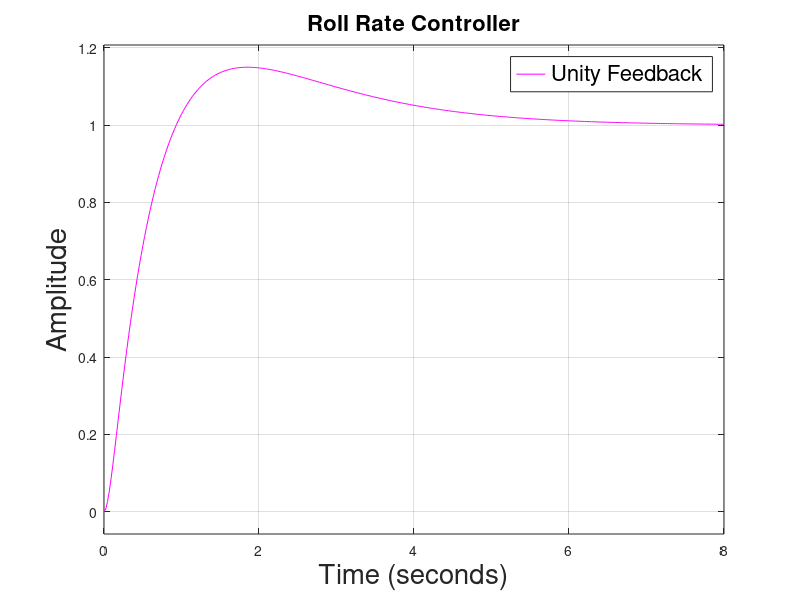
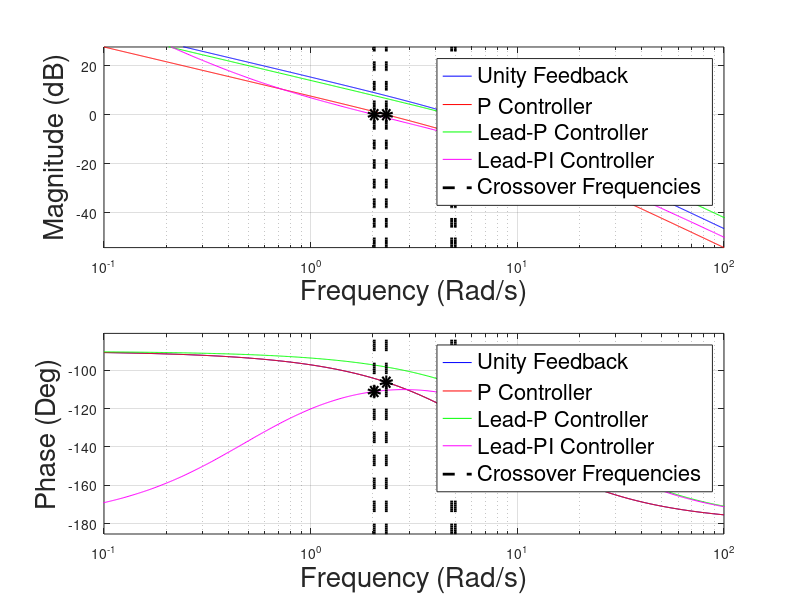
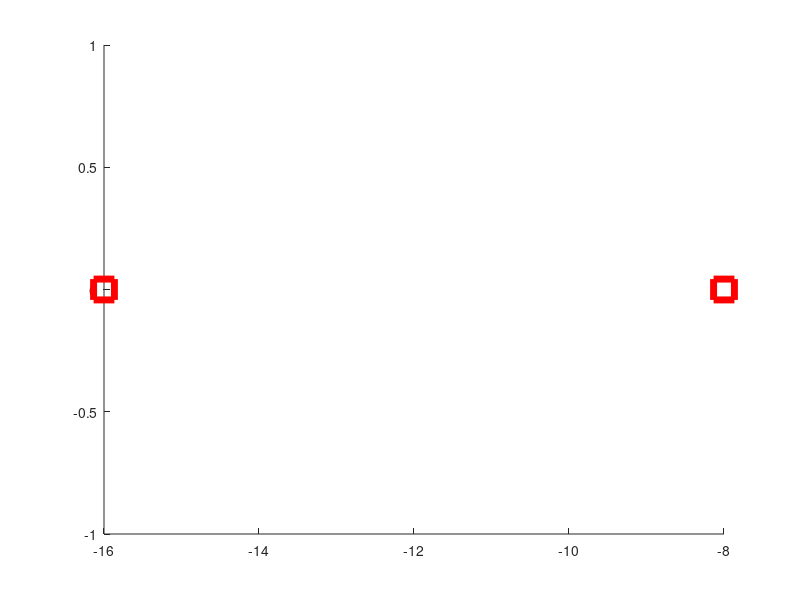

Write the MATLAB code that produced these figures, in order. (Note: this script raises an error after producing the figures.)
s = tf('s');

%% Define System Parameters
Izz = 0.170197;
Ixx = 0.025028;
Iyy = 0.16926;

m = 3.352;
g = 9.81;

motor_timing_constant = 0.125;

%% Roll
roll_rate_tf        = (1/(motor_timing_constant*Iyy))/(s*(s + (1/motor_timing_constant)))

roll_rate_controller_tf    = 0.40935;
roll_rate_controller1_tf   = 1.7 * (s + 8) / (s + 16)
roll_rate_controller2_tf   = 0.67294 * (s + 8) * (s + 0.5) / (s * (s + 16))


transfer_function    = roll_rate_controller_tf*roll_rate_tf;
transfer_function1   = roll_rate_controller1_tf*roll_rate_tf;
transfer_function2   = roll_rate_controller2_tf*roll_rate_tf;


%% Plot Step Responses
figure;
hold on;

step(feedback(roll_rate_tf, 1), 'b')
step(feedback(transfer_function, 1), 'r')
step(feedback(transfer_function1, 1), 'g')
step(feedback(transfer_function2, 1), 'm' )

xlabel('Time (seconds)', 'FontSize', 20)
ylabel('Amplitude', 'FontSize', 20)
legend({'Unity Feedback', 'P Controller', 'Lead-P Controller', 'Lead-PI Controller'}, 'FontSize', 16);
title('Roll Rate Controller', 'FontSize', 16)
grid on;

hold off;

figure;
%% Plot Bode Plot, Highlighting the crossover poles
[mag, phase, wout]    = bode(roll_rate_tf);
[Gm,Pm,Wgm,Wpm]       = margin(roll_rate_tf);

[mag1, phase1, wout1]  = bode(transfer_function);
[Gm1,Pm1,Wgm1,Wpm1]     = margin(transfer_function);

[mag2, phase2, wout2]  = bode(transfer_function1);
[Gm2,Pm2,Wgm2,Wpm2]    = margin(transfer_function1);

[mag3, phase3, wout3]  = bode(transfer_function2);
[Gm3,Pm3,Wgm3,Wpm3]    = margin(transfer_function2);

xl = [max([wout(1) wout1(1) wout2(1) wout3(1)]) min([wout(end) wout1(end) wout2(end) wout3(end)])];

subplot(2, 1, 1)
semilogx(wout, 20*log10(squeeze(mag)), 'b', wout1, 20*log10(squeeze(mag1)), 'r', wout2, 20*log10(squeeze(mag2)), 'g', wout3, 20*log10(squeeze(mag3)), 'm')
hold on;
grid on;

plot(zeros(2001, 1)+Wpm, -1000:1000, 'k--', 'LineWidth', 2); %Mark Plot cross over point
plot(zeros(2001, 1)+Wpm1, -1000:1000, 'k--', 'LineWidth', 2); %Mark Plot cross over point
plot(zeros(2001, 1)+Wpm2, -1000:1000, 'k--', 'LineWidth', 2); %Mark Plot cross over point
plot(zeros(2001, 1)+Wpm3, -1000:1000, 'k--', 'LineWidth', 2); %Mark Plot cross over point
plot(Wpm3, 0, 'ko', 'Markersize', 5, 'LineWidth', 5); %Mark Plot cross over point
plot(Wpm2, 0, 'ko', 'Markersize', 5, 'LineWidth', 5); %Mark Plot cross over point
plot(Wpm1, 0, 'ko', 'Markersize', 5, 'LineWidth', 5); %Mark Plot cross over point
plot(Wpm, 0, 'ko', 'Markersize', 5, 'LineWidth', 5); %Mark Plot cross over point

xlim(xl)
ylim([min(20*log10(squeeze(mag1))) max(20*log10(squeeze(mag1)))])
xlabel('Frequency (Rad/s)', 'FontSize', 20);
ylabel('Magnitude (dB)', 'FontSize', 20);
% title('Closed Roll Rate Loop Bode - Gain Plot', 'FontSize', 20)
legend({'Unity Feedback', 'P Controller', 'Lead-P Controller', 'Lead-PI Controller', 'Crossover Frequencies'}, 'FontSize', 16)
hold off;



subplot(2, 1, 2)
semilogx(wout, squeeze(phase), 'b', wout1, squeeze(phase1), 'r', wout2, squeeze(phase2), 'g', wout3, squeeze(phase3), 'm')
hold on;
grid on;

plot(zeros(2001, 1)+Wpm, -1000:1000, 'k--', 'LineWidth', 2); %Mark Plot cross over point
plot(zeros(2001, 1)+Wpm1, -1000:1000, 'k--', 'LineWidth', 2); %Mark Plot cross over point
plot(zeros(2001, 1)+Wpm2, -1000:1000, 'k--', 'LineWidth', 2); %Mark Plot cross over point
plot(zeros(2001, 1)+Wpm3, -1000:1000, 'k--', 'LineWidth', 2); %Mark Plot cross over point
plot(Wpm3, Pm3-180, 'ko', 'Markersize', 5, 'LineWidth', 5); %Mark Plot cross over point
plot(Wpm2, Pm2-180, 'ko', 'Markersize', 5, 'LineWidth', 5); %Mark Plot cross over point
plot(Wpm1, Pm1-180, 'ko', 'Markersize', 5, 'LineWidth', 5); %Mark Plot cross over point
plot(Wpm, Pm-180, 'ko', 'Markersize', 5, 'LineWidth', 5); %Mark Plot cross over point

xlim(xl)
ylim([min(phase)-10 max(phase)+10])
xlabel('Frequency (Rad/s)', 'FontSize', 20);
ylabel('Phase (Deg)', 'FontSize', 20);
% title('Closed Roll Rate Loop Bode - Phase Plot', 'FontSize', 20)
legend({'Unity Feedback', 'P Controller', 'Lead-P Controller', 'Lead-PI Controller', 'Crossover Frequencies'}, 'FontSize', 16)
hold off;

%% Plot Root Locus and highlight the closed loop poles
figure;
% subplot(1,2,1)
hold on;
                 
%Plot position of closed loop poles
cl_pole = rlocus(transfer_function1, 1)     ;      
plot(real(cl_pole(1:2)),imag(cl_pole(1:2)),'rs','Markersize',15, 'LineWidth', 5)

%Plot position of open loop poles
ol_pole = rlocus(transfer_function1, 0)      ;    
plot(real(ol_pole),imag(ol_pole),'bx','Markersize',15, 'LineWidth', 3)

%Plot position of open loop zeros
[pole, zero] = pzmap(feedback(transfer_function1, 1))  ; 
plot(real(zero),imag(zero),'go','Markersize',10, 'LineWidth', 3)

%Plot Open loop root locus
rlocus(transfer_function1, 'c')   

% title('Root Locus', 'FontSize', 20)
title('')
xlabel('Imaginary Axis', 'FontSize', 20);
ylabel('Real Axis', 'FontSize', 20);
legend({'Closed Loop Poles', 'Open Loop Poles', 'Zeros'}, 'FontSize', 16)

grid on;
hold off;

